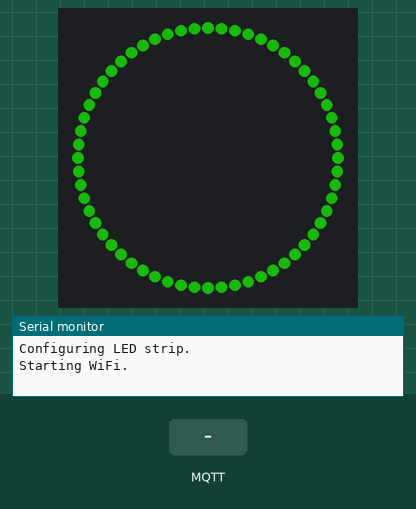
A program run on a simulated ESP8266 (Wemos D1 mini). Parts: 60 RGB LEDs in a ring, first at the top, clockwise, the last lines printed to the serial monitor. The test bench sets the inputs (shaded band). Dim RGB values are drawn brighter than linear; WiFi joins after 1.5 s; servers stay silent unless stated; no MQTT or app messages arrive unless stated.

Above: at 2.6 s.
At 9.6 s:
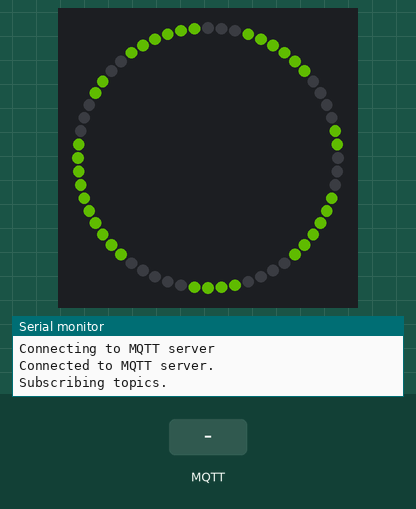
9.7 s: MQTT message "revspace/state" arrives on the first subscribed topic
At 10.9 s:
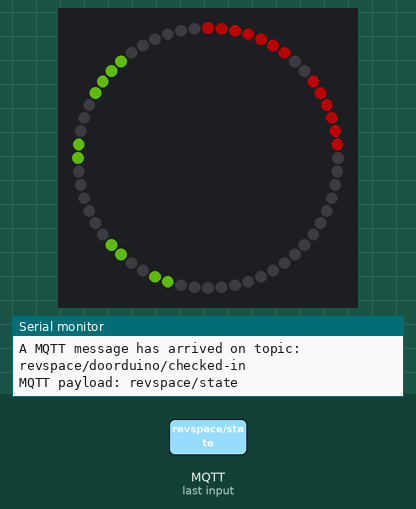
11.2 s: MQTT message "open" arrives on the second subscribed topic
At 12.2 s:
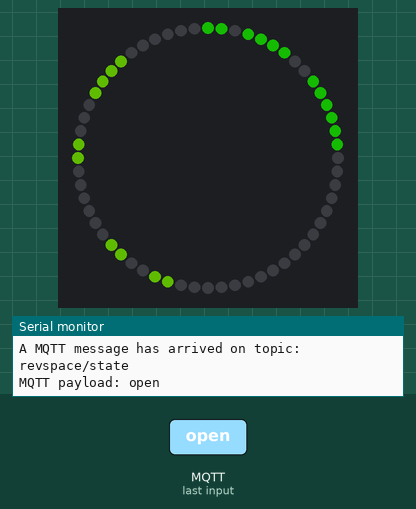
12.7 s: MQTT message "5" arrives on the first subscribed topic
Timing chart, 0 to 15.7 s (numbered marks = the images above; inputs shaded):
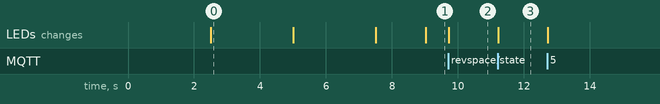

Measured:
- after the input at 9.7 s, the LEDs: change at once (image 2)
- after the input at 11.2 s, the LEDs: change at once (image 3)
- what the display in image 0 shows lasts 2.5 s, from 2.5 s to 5.0 s

The program:

main.cpp
```cpp
// (licence header left out)
#include <Arduino.h>

#include <ESP8266WiFi.h>
#include <ESP8266mDNS.h>
#include <Ticker.h>

#include "Colors.h"
#include "DisplayManager.h"
#include <AsyncMqttClient.h>
#include <ESPAsyncWebServer.h>
#include <ESPAsyncWiFiManager.h>

#define ESP8266_DRD_USE_RTC       true
#define DOUBLERESETDETECTOR_DEBUG true
#define DRD_TIMEOUT               2
#define DRD_ADDRESS               0
#include <ESP_DoubleResetDetector.h>
DoubleResetDetector *drd;

DisplayManager display(4);

AsyncWebServer server(80);
DNSServer dns;

String name;

const char *mqtt_server = "revspace.nl";
AsyncMqttClient mqttClient;
Ticker mqttReconnectTimer;

WiFiEventHandler wifiConnectHandler;
WiFiEventHandler wifiDisconnectHandler;

/**
 * Connects to the MQTT server.
 * Initiates the MQTT client connection.
 */
void connectToMqtt() {
    Serial.println("Connecting to MQTT server");
    mqttClient.connect();
}

/**
 * Handles WiFi connection event.
 * Displays "viFi" on the LED strip and initiates MQTT connection.
 */
void onWifiConnect(const WiFiEventStationModeGotIP &event) {
    display.showText("viFi", COLOR_YELLOW);
    Serial.println("WiFi connected.");
    connectToMqtt();
}

/**
 * Handles WiFi disconnection event.
 * Logs the disconnection and detaches MQTT reconnect timer.
 */
void onWifiDisconnect(const WiFiEventStationModeDisconnected &event) {
    Serial.println("WiFi has disconnected.");
    mqttReconnectTimer.detach();
}

/**
 * Handles MQTT subscription acknowledgment.
 * Logs the successful subscription.
 */
void onMqttSubscribe(uint16_t packetId, uint8_t qos) {
    Serial.println("Subscription to topic acknowledged.");
}

/**
 * Handles MQTT connection event.
 * Displays "MQtt" on LED strip, logs connection, and subscribes to topics.
 */
void onMqttConnect(bool sessionPresent) {
    display.showText("MQtt", COLOR_YELLOW);
    Serial.println("Connected to MQTT server.");
    Serial.println("Subscribing topics.");
    mqttClient.subscribe("revspace/doorduino/checked-in", 0);
    mqttClient.subscribe("revspace/state", 0);
}

/**
 * Handles MQTT disconnection event.
 * Logs disconnection and schedules reconnect if WiFi is connected.
 */
void onMqttDisconnect(AsyncMqttClientDisconnectReason reason) {
    Serial.println("I seem to be disconnected from the MQTT server.");
    if (WiFi.isConnected()) {
        Serial.println("Lets reconnect to MQTT server.");
        mqttReconnectTimer.once(2, connectToMqtt);
    }
}

int16_t checkedin = 0;
uint8_t state = 0;

/**
 * Handles incoming MQTT messages.
 * Processes payloads for checked-in count and state topics, updates display accordingly.
 */
void onMqttMessage(char *topic, char *payload, AsyncMqttClientMessageProperties properties, size_t len, size_t index, size_t total) {
    String topicString = topic;

    Serial.print("A MQTT message has arrived on topic: ");
    Serial.println(topicString);

    // Do nothing if unexpected length is being published.
    if (len > 32) {
        Serial.println("Ignoring payload.");
        return;
    }

    Serial.print("MQTT payload: ");

    char payloadChars[len + 1];
    for (uint8_t i = 0; i < len; i++) {
        payloadChars[i] = payload[i];
    }
    payloadChars[len] = '\0';

    String payloadString = payloadChars;

    Serial.println(payloadString);

    if (topicString == "revspace/doorduino/checked-in") {
        checkedin = payloadString.toInt();
    }

    if (topicString == "revspace/state") {
        state = (payloadString == "open");
    }

    display.displayNumber(checkedin, state);
}

/**
 * Arduino setup function.
 * Initializes serial, display, WiFi, MQTT, mDNS, and web server; handles double reset for WiFi config.
 */
void setup() {
    drd = new DoubleResetDetector(DRD_TIMEOUT, DRD_ADDRESS);

    Serial.begin(115200);

    Serial.println("setup() starting.");

    String mac = WiFi.macAddress();
    mac.replace(":", "");
    mac.toLowerCase();
    name = "nteller-" + mac;

    Serial.print("Hello there! My hostname is ");
    Serial.println(name);

    Serial.println("Configuring LED strip.");
    display.initialize();

    Serial.println("Starting WiFi.");
    WiFi.hostname(name.c_str());
    WiFi.setSleepMode(WIFI_NONE_SLEEP);

    if (drd->detectDoubleReset()) {
        Serial.println("Double reset detected. Starting wifimanager.");
        display.showText("_AP_", COLOR_YELLOW);

        AsyncWiFiManager wifiManager(&server, &dns);
        wifiManager.setTimeout(300);
        if (!wifiManager.startConfigPortal(name.c_str())) {
            Serial.println("Failed to connect and hit timeout.");
            ESP.restart();
        }

        Serial.println("Our new WiFi credentials seem to work!");
    } else {

        // All LEDS are currently blue
        delay(2500);

        // All LEDS green
        display.all(COLOR_GREEN);
        display.strip.Show();
        delay(2500);

        // All LEDS red
        display.all(COLOR_RED);
        display.strip.Show();
        delay(2500);

        // All LEDS yellow
        display.all(COLOR_YELLOW);
        display.strip.Show();

        display.showText("Conn", COLOR_YELLOW);

        WiFi.begin();
    }


    wifiConnectHandler = WiFi.onStationModeGotIP(onWifiConnect);
    wifiDisconnectHandler = WiFi.onStationModeDisconnected(onWifiDisconnect);

    mqttClient.onConnect(onMqttConnect);
    mqttClient.onDisconnect(onMqttDisconnect);
    mqttClient.onSubscribe(onMqttSubscribe);
    mqttClient.onMessage(onMqttMessage);
    mqttClient.setClientId(name.c_str());
    mqttClient.setServer(mqtt_server, 1883);

    if (!MDNS.begin(name.c_str())) {
        Serial.println("Error starting mDNS.");
    } else {
        Serial.println("mDNS started.");
    }

    Serial.println("Configuring async webserver.");
    server.on("/", HTTP_GET, [](AsyncWebServerRequest *request) {
        request->send(200, "text/plain", name);
    });

    Serial.println("setup() done.");
}

/**
 * Arduino loop function.
 * Updates mDNS and double reset detector periodically.
 */
void loop() {
    MDNS.update();
    drd->loop();
}
```

Colors.h
```cpp
// (licence header left out)
#ifndef COLORS_H
#define COLORS_H

#include <NeoPixelBusLg.h>

#define COLOR_BLUE   RgbColor(20, 20, 255)
#define COLOR_YELLOW RgbColor(128, 255, 0)
#define COLOR_GREEN  RgbColor(30, 255, 0)
#define COLOR_RED    RgbColor(255, 0, 0)

#endif
```

DisplayManager.h
```cpp
// (licence header left out)
#ifndef DISPLAY_MANAGER_H
#define DISPLAY_MANAGER_H

#include "Colors.h"
#include <NeoPixelBusLg.h>

class DisplayManager {
public:
    DisplayManager(uint8_t dataPin);
    void initialize();
    void displayNumber(int16_t n, bool open = true);
    void showPattern(uint8_t digit, uint8_t pattern, RgbColor color);
    uint8_t getPattern(char character);
    void showText(const char *text, RgbColor color);
    static uint8_t brightness;
    void all(RgbColor color);
    NeoPixelBusLg<NeoGrbFeature, NeoEsp8266Uart1Sk6812Method, NeoGammaNullMethod> strip;

private:
    static constexpr uint16_t PixelCount = 60;
    static const uint8_t PATTERN_UNDEFINED = 0b11001001;
    static const uint8_t patterns[96];
    static const uint16_t segmentPixels[8][2];
};

#endif
```

DisplayManager.cpp
```cpp
// (licence header left out)
#include "DisplayManager.h"
#include "Colors.h"

// Must not be too bright. There is only 0.5A available.
uint8_t DisplayManager::brightness = 75;

/**
 * Constructs a DisplayManager instance for the LED strip.
 * Initializes the NeoPixel strip.
 */
DisplayManager::DisplayManager(uint8_t dataPin)
    : strip(PixelCount, dataPin) {
}

/**
 * Initializes the LED strip display.
 * Begins the NeoPixel strip and shows all blue LEDs.
 */
void DisplayManager::initialize() {
    strip.Begin();
    strip.SetLuminance(brightness);
    all(COLOR_BLUE);
    strip.Show();
}

/**
 * Displays a number on the 7-segment LED display.
 * Shows the number with green color if open, red otherwise; handles out-of-range values.
 */
void DisplayManager::displayNumber(int16_t n, bool open) {
    if (n < 0) {
        showText(" -- ", COLOR_YELLOW);
        return;
    }

    if (n > 9999) {
        showText(" HH ", COLOR_YELLOW);
        return;
    }

    RgbColor colorOpenClose = open ? COLOR_GREEN : COLOR_RED;
    RgbColor color;

    // pos 0: thousands (MSD)
    uint8_t pos0_pat;
    if (n > 999) {
        pos0_pat = getPattern('0' + (n / 1000));
        color = colorOpenClose;
    } else {
        pos0_pat = getPattern('n'); // Assuming 'n' for blank or adjust
        color = COLOR_YELLOW;
    }
    showPattern(0, pos0_pat, color);

    // pos 1: hundreds
    uint8_t pos1_pat;
    if (n > 99) {
        pos1_pat = getPattern('0' + ((n % 1000) / 100));
        color = colorOpenClose;
    } else {
        pos1_pat = getPattern('='); // blank
        color = COLOR_YELLOW;
    }
    showPattern(1, pos1_pat, color);

    // pos 2: tens
    uint8_t pos2_pat;
    color = colorOpenClose;
    if (n > 9) {
        pos2_pat = getPattern('0' + ((n % 100) / 10));
    } else {
        pos2_pat = 0; // blank
    }
    showPattern(2, pos2_pat, color);

    // pos 3: units (LSD)
    uint8_t pos3_pat = getPattern('0' + (n % 10));
    color = colorOpenClose;
    // Set dp for last digit if !open
    if (!open) {
        pos3_pat |= 1 << 7; // bit 7 for dp
    }
    showPattern(3, pos3_pat, color);

    strip.Show();
}

/**
 * Displays a 7-segment pattern for a specific digit position using the specified color.
 * Lights up segments based on the pattern bits using predefined pixel mappings.
 */
void DisplayManager::showPattern(uint8_t digit, uint8_t pattern, RgbColor color) {
    uint16_t base = (3 - digit) * 15; // LSD digit3 at 0-14, MSD digit0 at 45-59

    // Clear all 15 LEDs of this digit to off (black)
    for (int i = 0; i < 15; ++i) {
        strip.SetPixelColor(base + i, RgbColor(0, 0, 0));
    }

    // For each of the 8 bits in the pattern (bit0=dp, bit1=a, ..., bit7=g):
    for (uint8_t bit = 0; bit < 8; ++bit) {
        // If the bit is set (segment should be on), light the corresponding 1-2 pixels using the lookup table
        if (pattern & (1 << bit)) { // Check if this segment bit is set in the pattern
            // For each pixel in this segment (most have 2, dp has 1 with second as sentinel 0xFFFF)
            for (uint8_t p = 0; p < 2; ++p) {
                uint16_t offset = segmentPixels[7 - bit][p];   // Get the relative pixel offset from base
                if (offset != 0xFFFF) {                        // Skip sentinel value for single-LED segments like dp
                    strip.SetPixelColor(base + offset, color); // Light this pixel
                }
            }
        }
    }
}

/**
 * Retrieves the 7-segment pattern for a given character.
 * Maps ASCII character to predefined pattern index or returns undefined if invalid.
 */
uint8_t DisplayManager::getPattern(char character) {
    int index = (int)character - 32;
    if (index >= 0 && index < 96) {
        return patterns[index];
    }
    return PATTERN_UNDEFINED;
}

/**
 * Displays text on the 4-digit LED display using the specified color.
 * Shows each character using patterns and blanks unused digits.
 */
void DisplayManager::showText(const char *text, RgbColor color) {
    for (uint8_t i = 0; i < 4 && text[i] != '\0'; ++i) {
        uint8_t pat = getPattern(text[i]);
        showPattern(i, pat, color);
    }
    // Blank remaining digits
    for (uint8_t i = 0; i < 4; ++i) {
        bool found = false;
        for (uint8_t j = 0; j < 4 && text[j] != '\0'; ++j) {
            if (i == j) {
                found = true;
                break;
            }
        }
        if (!found) {
            showPattern(i, 0, color);
        }
    }
    strip.Show();
}

/**
 * Sets all LEDs to the specified color.
 * Applies dimming to the entire strip.
 */
void DisplayManager::all(RgbColor color) {
    for (uint16_t i = 0; i < PixelCount; ++i) {
        strip.SetPixelColor(i, color);
    }
}

/**
 * Static array defining pixel offsets for each 7-segment bit.
 */
const uint16_t DisplayManager::segmentPixels[8][2] = {
    {2, 0xFFFF}, // bit0=dp: pixel 2 (single)
    {11, 12},    // bit1=a: pixels 11-12
    {9, 10},     // bit2=b: 9-10
    {0, 1},      // bit3=c: 0-1
    {3, 4},      // bit4=d: 3-4
    {5, 6},      // bit5=e: 5-6
    {13, 14},    // bit6=f: 13-14
    {7, 8}       // bit7=g: 7-8
};

/**
 * 7-segment led to bit mapping: dp, a, b, c, d, e, f, g.
 */
const uint8_t DisplayManager::patterns[96] = {
    0b00000000,        // space
    PATTERN_UNDEFINED, // !
    PATTERN_UNDEFINED, // "
    PATTERN_UNDEFINED, // #
    PATTERN_UNDEFINED, // $
    PATTERN_UNDEFINED, // %
    PATTERN_UNDEFINED, // &
    PATTERN_UNDEFINED, // '
    PATTERN_UNDEFINED, // (
    PATTERN_UNDEFINED, // )
    PATTERN_UNDEFINED, // *
    PATTERN_UNDEFINED, // +
    PATTERN_UNDEFINED, // ,
    0b00000001,        // -
    PATTERN_UNDEFINED, // .
    PATTERN_UNDEFINED, // /
    0b01111110,        // 0
    0b00110000,        // 1
    0b01101101,        // 2
    0b01111001,        // 3
    0b00110011,        // 4
    0b01011011,        // 5
    0b01011111,        // 6
    0b01110000,        // 7
    0b01111111,        // 8
    0b01111011,        // 9
    PATTERN_UNDEFINED, // :
    PATTERN_UNDEFINED, // ;
    PATTERN_UNDEFINED, // <
    0b00001001,        // =
    PATTERN_UNDEFINED, // >
    PATTERN_UNDEFINED, // ?
    PATTERN_UNDEFINED, // @
    0b01110111,        // A
    PATTERN_UNDEFINED, // B
    0b01001110,        // C
    PATTERN_UNDEFINED, // D
    PATTERN_UNDEFINED, // E
    0b01000111,        // F
    PATTERN_UNDEFINED, // G
    0b00110111,        // H
    0b00010000,        // I
    PATTERN_UNDEFINED, // J
    PATTERN_UNDEFINED, // K
    0b00001110,        // L
    0b01110110,        // N
    PATTERN_UNDEFINED, // M
    0b01111110,        // O
    0b01100111,        // P
    0b01110011,        // Q
    PATTERN_UNDEFINED, // R
    0b00001111,        // T
    PATTERN_UNDEFINED, // S
    PATTERN_UNDEFINED, // U
    0b00011100,        // V
    0b00111111,        // W
    PATTERN_UNDEFINED, // X
    PATTERN_UNDEFINED, // Y
    PATTERN_UNDEFINED, // Z
    0b01001110,        // [
    PATTERN_UNDEFINED, // backslash
    0b01111000,        // ]
    PATTERN_UNDEFINED, // ^
    0b00001000,        // _
    0b00000010,        // `
    0b01110111,        // a
    PATTERN_UNDEFINED, // b
    PATTERN_UNDEFINED, // c
    PATTERN_UNDEFINED, // d
    PATTERN_UNDEFINED, // e
    PATTERN_UNDEFINED, // f
    PATTERN_UNDEFINED, // g
    PATTERN_UNDEFINED, // h
    PATTERN_UNDEFINED, // i
    PATTERN_UNDEFINED, // j
    PATTERN_UNDEFINED, // k
    0b00001100,        // l
    PATTERN_UNDEFINED, // m
    0b00010101,        // n
    0b00011101,        // o
    PATTERN_UNDEFINED, // p
    PATTERN_UNDEFINED, // q
    PATTERN_UNDEFINED, // r
    PATTERN_UNDEFINED, // s
    0b00001111,        // t
    PATTERN_UNDEFINED, // u
    PATTERN_UNDEFINED, // v
    0b00111111,        // w
    PATTERN_UNDEFINED, // x
    PATTERN_UNDEFINED, // y
    PATTERN_UNDEFINED, // z
    PATTERN_UNDEFINED, // {
    0b00000110,        // |
    PATTERN_UNDEFINED, // }
    0b01000000,        // ~
    0b00000000,        // (del)
};
```
